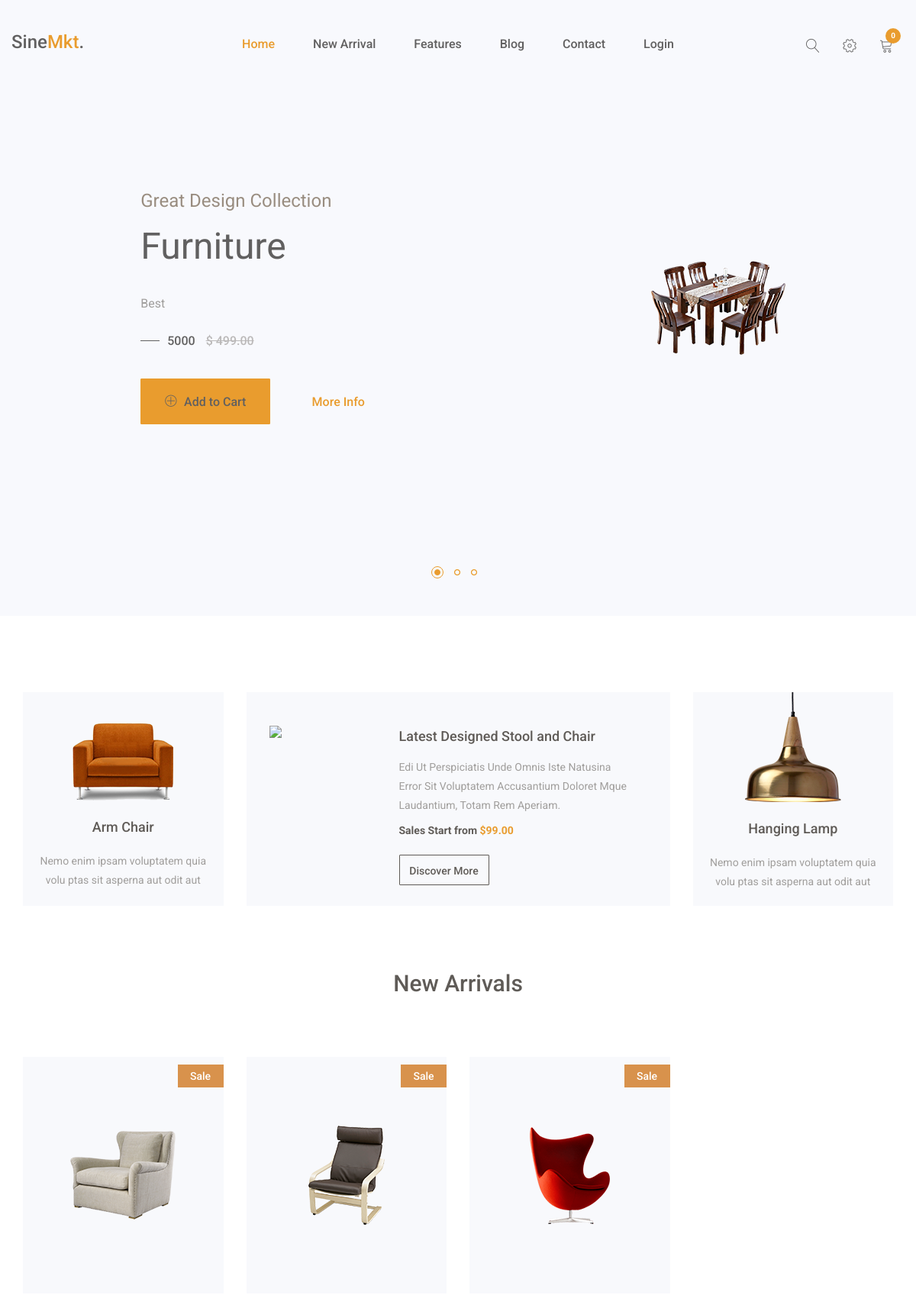
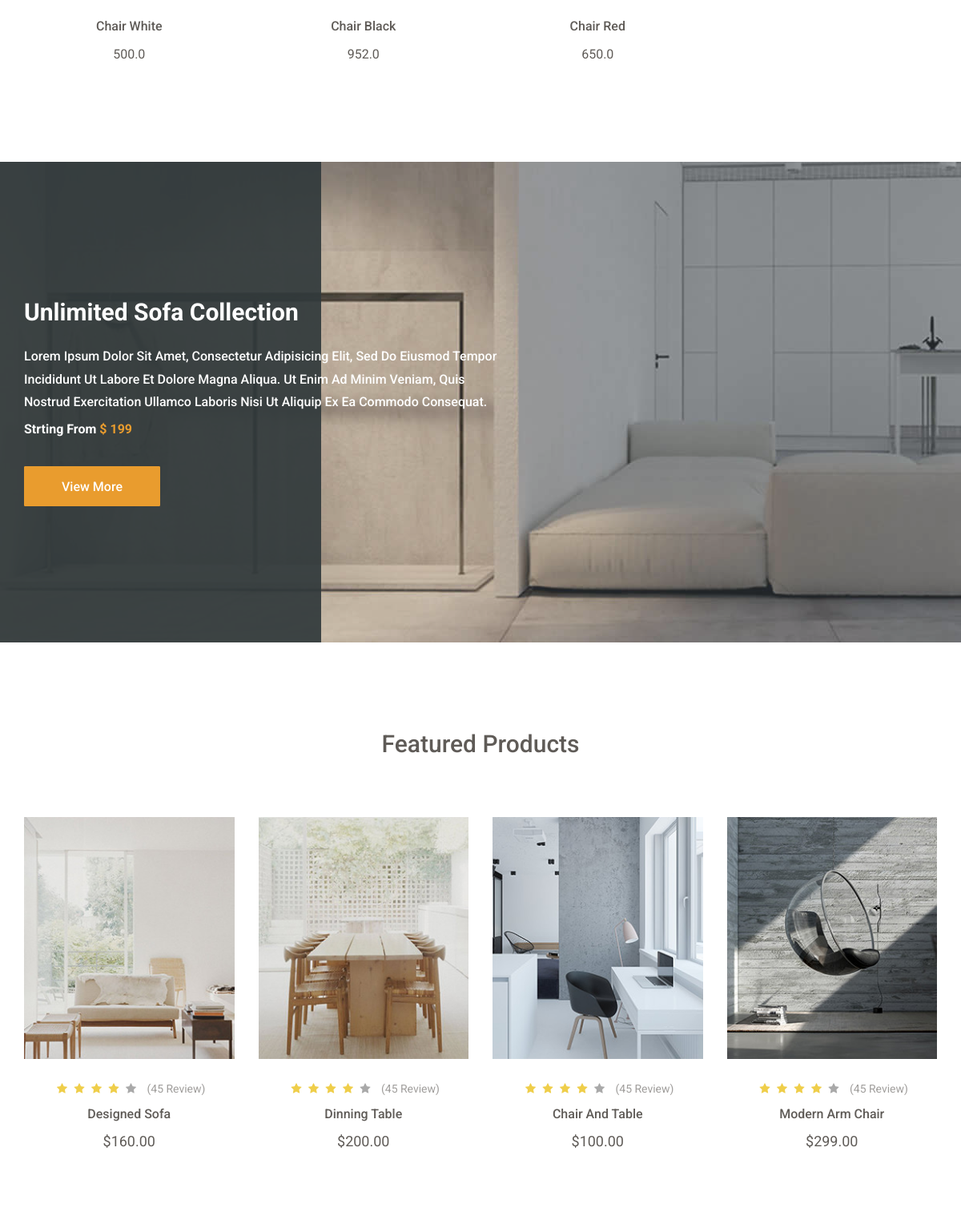
The page / (upper part) on the database its author committed (2 pictures, top to bottom).
### web/models.py (models this page shows)
class Carousel(models.Model):
    name =models.CharField(max_length=100)
    price =models.IntegerField()
    image =models.ImageField(upload_to='media/Carousel_image')
    Decoration=models.TextField()

class Product(models.Model):
    name =models.CharField(max_length=255)
    price =models.FloatField()
    image =models.ImageField(upload_to='media/product_image')

### web/views.py (the view)
# urls.py: path('',views.index,name="index"),
def index(request):
    context={
        'prod' : Product.objects.all(),
        'caro' : Carousel.objects.all()
    }
    return render(request,"web/index.html",context)

### templates/web/index.html (shortened to what this page needs)
		{% extends 'web/partials/base.html' %}
		{% load static %}
		{% block content  %}
		<header id="home" class="welcome-hero">
			{% for c in caro %}
			<div id="header-carousel" class="carousel slide carousel-fade" data-ride="carousel">
				 <ol class="carousel-indicators">
					<li data-target="#header-carousel" data-slide-to="0" class="active"><span class="small-circle"></span></li>
					<li data-target="#header-carousel" data-slide-to="1"><span class="small-circle"></span></li>
					<li data-target="#header-carousel" data-slide-to="2"><span class="small-circle"></span></li>
				</ol>
				<div class="carousel-inner" role="listbox">
					<div class="item active">
						<div class="single-slide-item slide1">
							<div class="container">
								<div class="welcome-hero-content">
									<div class="row">
										<div class="col-sm-7">
											<div class="single-welcome-hero">
												<div class="welcome-hero-txt">
													<h4>great design collection</h4>
													<h2>{{c.name}}</h2>
													<p>
														{{c.Decoration}}
													</p>
													<div class="packages-price">
														<p>
															{{c.price}}
															<del>$ 499.00</del>
														</p>
													</div>
													<button class="btn-cart welcome-add-cart" onclick="window.location.href='#'"><a href="{% url 'cart_add' c.id %}">
														<span class="lnr lnr-plus-circle"></span>
														add <span>to</span> cart</a>
													</button>
													<button class="btn-cart welcome-add-cart welcome-more-info" onclick="window.location.href='#'">
														more info
													</button>
												</div>
											</div>
										</div>
										<div class="col-sm-5">
											<div class="single-welcome-hero">
												<div class="welcome-hero-img">
													<img src="{{c.image.url}}" alt="slider image">
												</div>
											</div>
										</div>
									</div>
								</div>
							</div>
						</div>
					</div>
				</div>
			</div>
			{% endfor %}
		</header>
		<section id="populer-products" class="populer-products">
			<div class="container">
				<div class="populer-products-content">
					<div class="row">
						<div class="col-md-3">
							<div class="single-populer-products">
								<div class="single-populer-product-img mt40">
									<img src="{% static 'images/populer-products/p1.png' %}" alt="populer-products images">
								</div>
								<h2><a href="#">arm chair</a></h2>
								<div class="single-populer-products-para">
									<p>Nemo enim ipsam voluptatem quia volu ptas sit asperna aut odit aut fugit.</p>
								</div>
							</div>
						</div>
						<div class="col-md-6">
							<div class="single-populer-products">
								<div class="single-inner-populer-products">
									<div class="row">
										<div class="col-md-4 col-sm-12">
											<div class="single-inner-populer-product-img">
												<img src="{% static 'images/populer-products/p2.png" alt="populer-products images' %}">
											</div>
										</div>
										<div class="col-md-8 col-sm-12">
											<div class="single-inner-populer-product-txt">
												<h2>
													<a href="#">
														latest designed stool <span>and</span> chair
													</a>
												</h2>
												<p>
													Edi ut perspiciatis unde omnis iste natusina error sit voluptatem accusantium doloret mque laudantium, totam rem aperiam.
												</p>
												<div class="populer-products-price">
													<h4>Sales Start from <span>$99.00</span></h4>
												</div>
												<button class="btn-cart welcome-add-cart populer-products-btn" onclick="window.location.href='#'">
													discover more
												</button>
											</div>
										</div>
									</div>
								</div>
							</div>
						</div>
						<div class="col-md-3">
							<div class="single-populer-products">
								<div class="single-populer-products">
									<div class="single-populer-product-img">
										<img src="{% static 'images/populer-products/p3.png' %}" alt="populer-products images">
									</div>
									<h2><a href="#">hanging lamp</a></h2>
									<div class="single-populer-products-para">
										<p>Nemo enim ipsam voluptatem quia volu ptas sit asperna aut odit aut fugit.</p>
									</div>
								</div>
							</div>
						</div>
					</div>
				</div>
			</div>
		</section>
		<section id="new-arrivals" class="new-arrivals">
			<div class="container">
				<div class="section-header">
					<h2>new arrivals</h2>
				</div>
				<div class="new-arrivals-content">
					<div class="row">
						{% for p in prod %}
						<div class="col-md-3 col-sm-4">
							<div class="single-new-arrival">
								<div class="single-new-arrival-bg">
									<img src="{{p.image.url}}" alt="new-arrivals images">
									<div class="sale bg-1">
										<p>sale</p>
									</div>
								</div>
								<h4><a href="#">{{p.name}}</a></h4>
								<p class="arrival-product-price">{{p.price}}</p>
							</div>
						</div>
						{% endfor %}
					</div>
				</div>
			</div>
		</section>
		<section id="sofa-collection">
			<div class="owl-carousel owl-theme" id="collection-carousel">
				<div class="sofa-collection collectionbg1">
					<div class="container">
						<div class="sofa-collection-txt">
							<h2>unlimited sofa collection</h2>
							<p>
								Lorem ipsum dolor sit amet, consectetur adipisicing elit, sed do eiusmod tempor incididunt ut labore et dolore magna aliqua. Ut enim ad minim veniam, quis nostrud exercitation ullamco laboris nisi ut aliquip ex ea commodo consequat.
							</p>
							<div class="sofa-collection-price">
								<h4>strting from <span>$ 199</span></h4>
							</div>
							<button class="btn-cart welcome-add-cart sofa-collection-btn" onclick="window.location.href='#'">
								view more
							</button>
						</div>
					</div>
				</div>
			</div>
		</section>
		<section id="feature" class="feature">
			<div class="container">
				<div class="section-header">
					<h2>featured products</h2>
				</div>
				<div class="feature-content">
					<div class="row">
						<div class="col-sm-3">
							<div class="single-feature">
								<img src="{% static 'images/features/f1.jpg' %}" alt="feature image">
								<div class="single-feature-txt text-center">
									<p>
										<i class="fa fa-star"></i>
										<i class="fa fa-star"></i>
										<i class="fa fa-star"></i>
										<i class="fa fa-star"></i>
										<span class="spacial-feature-icon"><i class="fa fa-star"></i></span>
										<span class="feature-review">(45 review)</span>
									</p>
									<h3><a href="#">designed sofa</a></h3>
									<h5>$160.00</h5>
								</div>
							</div>
						</div>
						<div class="col-sm-3">
							<div class="single-feature">
								<img src="{% static 'images/features/f2.jpg' %}" alt="feature image">
								<div class="single-feature-txt text-center">
									<p>
										<i class="fa fa-star"></i>
										<i class="fa fa-star"></i>
										<i class="fa fa-star"></i>
										<i class="fa fa-star"></i>
										<span class="spacial-feature-icon"><i class="fa fa-star"></i></span>
										<span class="feature-review">(45 review)</span>
									</p>
									<h3><a href="#">dinning table </a></h3>
									<h5>$200.00</h5>
								</div>
							</div>
						</div>
						<div class="col-sm-3">
							<div class="single-feature">
								<img src="{% static 'images/features/f3.jpg' %}" alt="feature image">
								<div class="single-feature-txt text-center">
									<p>
										<i class="fa fa-star"></i>
										<i class="fa fa-star"></i>
										<i class="fa fa-star"></i>
										<i class="fa fa-star"></i>
										<span class="spacial-feature-icon"><i class="fa fa-star"></i></span>
										<span class="feature-review">(45 review)</span>
									</p>
									<h3><a href="#">chair and table</a></h3>
									<h5>$100.00</h5>
								</div>
							</div>
						</div>
						<div class="col-sm-3">
							<div class="single-feature">
								<img src="{% static 'images/features/f4.jpg' %}" alt="feature image">
								<div class="single-feature-txt text-center">
									<p>
										<i class="fa fa-star"></i>
										<i class="fa fa-star"></i>
										<i class="fa fa-star"></i>
										<i class="fa fa-star"></i>
										<span class="spacial-feature-icon"><i class="fa fa-star"></i></span>
										<span class="feature-review">(45 review)</span>
									</p>
									<h3><a href="#">modern arm chair</a></h3>
									<h5>$299.00</h5>
								</div>
							</div>
						</div>
					</div>
				</div>
			</div>
		</section>
		<section id="blog" class="blog">
		</section>
{% endblock  %}

### templates/web/partials/base.html (shortened to what this page needs)
{% load static %}
<!doctype html>
<html class="no-js" lang="en">
    <head>
        <link rel="stylesheet" href="{% static 'css/font-awesome.min.css' %}">
		<link rel="stylesheet" href="{% static 'css/linearicons.css' %}">
        <link rel="stylesheet" href="{% static 'css/animate.css' %}">
        <link rel="stylesheet" href="{% static 'css/owl.carousel.min.css' %}">
		<link rel="stylesheet" href="{% static 'css/owl.theme.default.min.css' %}">
        <link rel="stylesheet" href="{% static 'css/bootstrap.min.css' %}">
		<link rel="stylesheet" href="{% static 'css/bootsnav.css' %}" >
        <link rel="stylesheet" href="{% static 'css/style.css' %}">
        <link rel="stylesheet" href="{% static 'css/responsive.css' %}">
    </head>
	<body>
			<div class="top-area">
				<div class="header-area">
				    <nav class="navbar navbar-default bootsnav  navbar-sticky navbar-scrollspy"  data-minus-value-desktop="70" data-minus-value-mobile="55" data-speed="1000">
                        <div class="container">
				            <div class="attr-nav">
				                <ul>
				                	<li class="search">
				                		<a href="#"><span class="lnr lnr-magnifier"></span></a>
				                	</li>
				                	<li class="nav-setting">
				                		<a href="#"><span class="lnr lnr-cog"></span></a>
				                	</li>
				                    <li class="dropdown">
				                        <a href="{% url 'cart' %}" class="dropdown-toggle" data-toggle="dropdown" >
				                            <span class="lnr lnr-cart"></span>
											<span class="badge badge-bg-1">{{request.session.cart|length}}</span>
				                        </a>
				                    </li>
				                </ul>
				            </div>
				            <div class="navbar-header">
				                <a class="navbar-brand" href="{% url 'index' %}">sine<span>mkt</span>.</a>
				            </div>
				            <div class="collapse navbar-collapse menu-ui-design" id="navbar-menu">
				                <ul class="nav navbar-nav navbar-center" data-in="fadeInDown" data-out="fadeOutUp">
				                    <li class=" scroll active"><a href="#home">home</a></li>
				                    <li class="scroll"><a href="#new-arrivals">new arrival</a></li>
				                    <li class="scroll"><a href="#feature">features</a></li>
				                    <li class="scroll"><a href="#blog">blog</a></li>
				                    <li class="scroll"><a href="#newsletter">contact</a></li>
									{% if user.is_authenticated %}
									<li class=""><a href="{% url 'logout' %}">Logout</a></li>
									{% else %}
									<li class=""><a href="{% url 'login' %}">Login</a></li>
									{% endif %}
				                </ul>
				            </div>
				        </div>
				    </nav>
				</div>
			</div>
                        {% block content %}
                        {% endblock  %}
    </body>
</html>

### static/css/bootsnav.css (style rules this page uses)
nav.bootsnav .container { position: relative; }
nav.navbar.bootsnav { margin-bottom: 0; -moz-border-radius: 0px; -webkit-border-radius: 0px; -o-border-radius: 0px; border-radius: 0px; background-color: #fff; border: none; border-bottom: solid 1px #e0e0e0; z-index: 9; }
nav.navbar.bootsnav ul.nav > li > a { color: #6f6f6f; background-color: transparent; outline: none; margin-bottom: -2px; }
nav.navbar.bootsnav ul.nav li.megamenu-fw > a:hover, nav.navbar.bootsnav ul.nav li.megamenu-fw > a:focus, nav.navbar.bootsnav ul.nav li.active > a:hover, nav.navbar.bootsnav ul.nav li.active > a:focus, nav.navbar.bootsnav ul.nav li.active > a { background-color: transparent; }
.attr-nav { float: right; display: inline-block; margin-left: 13px; margin-right: -15px; }
.attr-nav > ul { padding: 0; margin: 0 0 -7px 0; list-style: none; display: inline-block; }
.attr-nav > ul > li { float: left; display: block; }
.attr-nav > ul > li > a { color: #6f6f6f; display: block; padding: 28px 15px; position: relative; }
.attr-nav > ul > li > a span.badge { position: absolute; top: 50%; margin-top: -15px; right: 5px; font-size: 10px; padding: 0; width: 15px; height: 15px; padding-top: 2px; }
body { -webkit-transition: all 0.3s ease-in-out; -moz-transition: all 0.3s ease-in-out; -o-transition: all 0.3s ease-in-out; -ms-transition: all 0.3s ease-in-out; transition: all 0.3s ease-in-out; }
.wrap-sticky nav.navbar.bootsnav { position: absolute; width: 100%; left: 0; top: 0; }
@media (min-width: 1024px) { nav.navbar.bootsnav ul.nav > li > a { padding: 30px 15px; font-weight: 600; } }
@media (min-width: 1024px) { nav.navbar.bootsnav.menu-center .container { position: relative; } }
@media (min-width: 1024px) { nav.navbar.bootsnav.menu-center ul.nav.navbar-center { float:none; margin: 0 auto; display: table; table-layout: fixed; } }
@media (min-width: 1024px) { nav.navbar.bootsnav.menu-center .navbar-header, nav.navbar.bootsnav.menu-center .attr-nav { position: absolute; } }
@media (min-width: 1024px) { nav.navbar.bootsnav.menu-center .attr-nav { right: 15px; } }

### static/css/responsive.css (style rules this page uses)
@media screen and (max-width:1440px) { .single-welcome-hero { height: 807px; } }

### rows shown on the page
Carousel: name "Furniture", Decoration "Best", price "5000", image (picture)
Product: image (picture), name "Chair White", price "500.0"
Product: image (picture), name "Chair Black", price "952.0"
Product: image (picture), name "Chair Red", price "650.0"

### other values the page prints
{{ request.session.cart|length }} "0"
